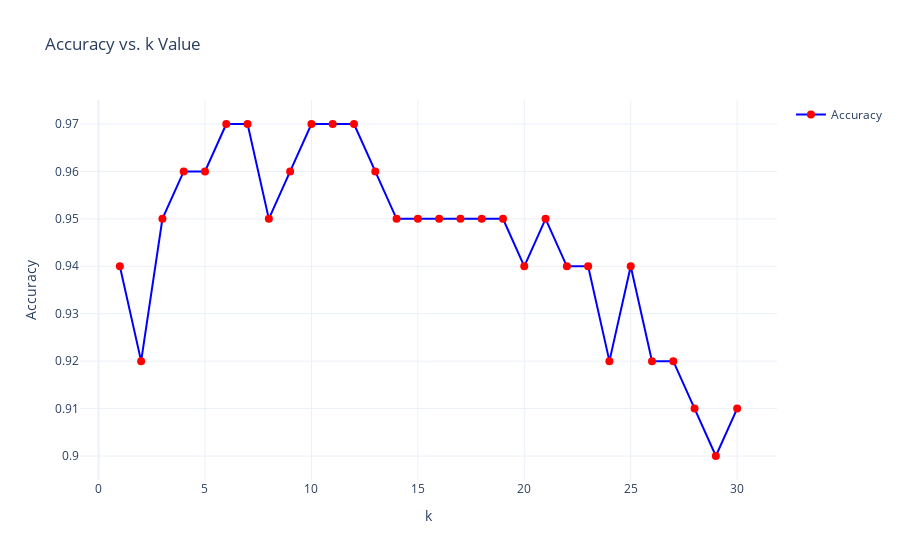

Notebook source saved alongside this figure:
### Markdown cell above
Below we will use the cross validation to split the data into 3 parts, training part, validation part, predict part using the test data. Here we are using 5 fold meaning we will split the data into 5 part, using 4 parts for training and remaining 5th part for testing it.

### Code cell
k_values = range(1, 31)
cv_accuracies = []

for k in k_values:
    knn = KNeighborsClassifier(n_neighbors=k)
    scores = cross_val_score(knn, X, y, cv=5, scoring='accuracy')
    cv_accuracies.append(scores.mean())  # lets use the mean accuracy across folds

# Now for the plotting part to see the accuracy for different k values
fig = go.Figure()

# lets add some traces
fig.add_trace(
    go.Scatter(
        x=list(k_values),
        y=cv_accuracies,
        mode='lines+markers',
        name='Accuracy',
        line=dict(color='blue', width=2),
        marker=dict(size=8, color='red')
    )
)

fig.update_layout(
    title='Accuracy vs. k Value',
    xaxis_title='k',
    yaxis_title='Accuracy',
    template='plotly_white',
    hovermode='x unified',
    showlegend=True
)

fig.show()

### Figure 1 — Plotly figure (JSON) as saved in the notebook; plotly's stock layout.template omitted (floating-point values rounded to 4 significant figures)
{"data": [{"line": {"color": "blue", "width": 2}, "marker": {"color": "red", "size": 8}, "mode": "lines+markers", "name": "Accuracy", "type": "scatter", "x": [1, 2, 3, 4, 5, 6, 7, 8, 9, 10, 11, 12, 13, 14, 15, 16, 17, 18, 19, 20, 21, 22, 23, 24, 25, 26, 27, 28, 29, 30], "y": [0.94, 0.92, 0.95, 0.96, 0.96, 0.97, 0.97, 0.95, 0.96, 0.97, 0.97, 0.97, 0.96, 0.95, 0.95, 0.95, 0.95, 0.95, 0.95, 0.94, 0.95, 0.94, 0.94, 0.92, 0.94, 0.92, 0.92, 0.91, 0.9, 0.91]}], "layout": {"hovermode": "x unified", "showlegend": true, "title": {"text": "Accuracy vs. k Value"}, "xaxis": {"title": {"text": "k"}}, "yaxis": {"title": {"text": "Accuracy"}}}}
